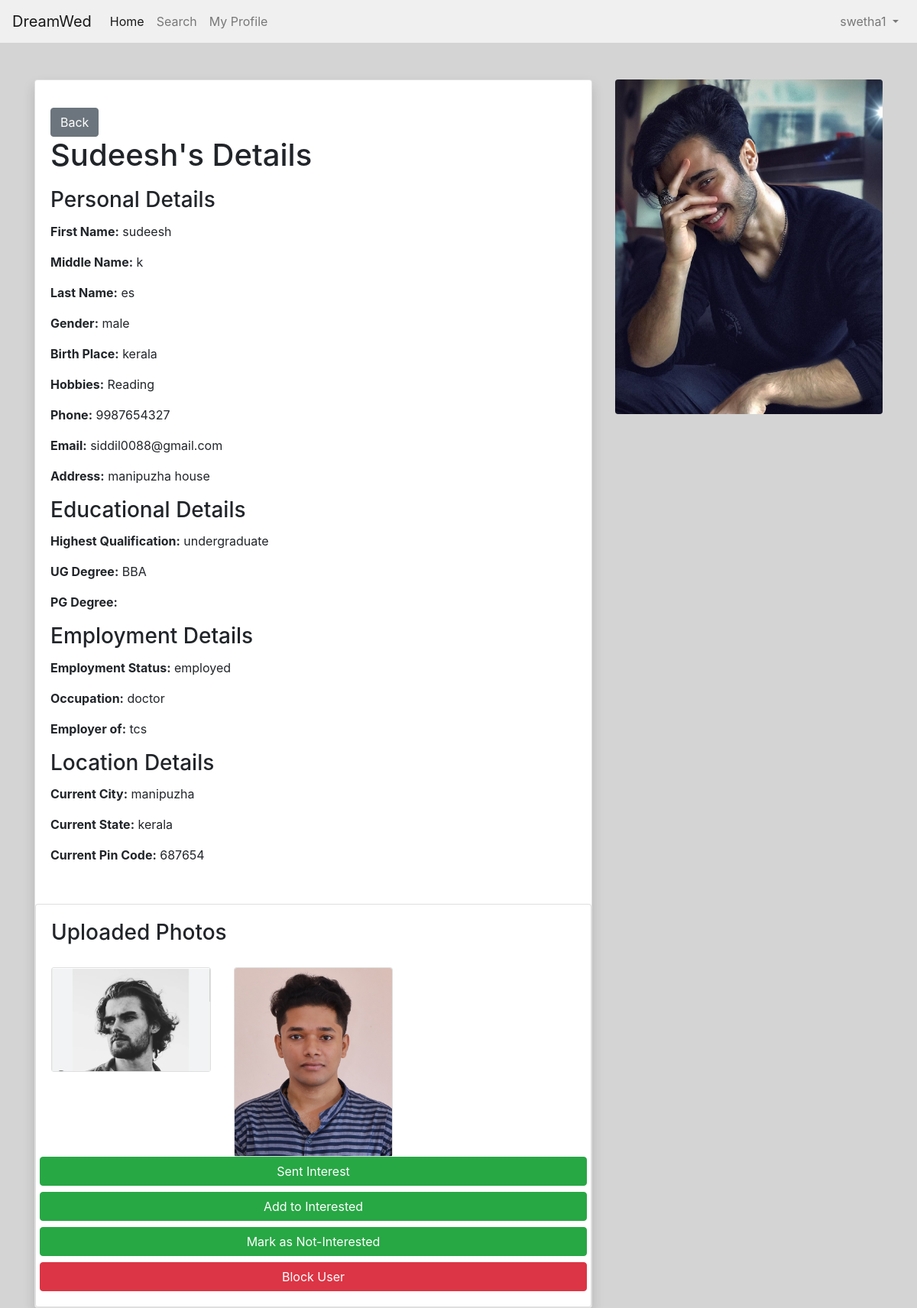
The app's page /matrimony/profile/64/ (signed in) with its own data.
### matrimony/models.py (models this page shows, shortened)
class PersonalDetails(models.Model):
    user = models.OneToOneField(User, on_delete=models.CASCADE)  # Create a one-to-one relationship with the User model
    first_name = models.CharField(max_length=100)
    middle_name = models.CharField(max_length=100,blank=True, null=True)
    last_name = models.CharField(max_length=100)
    gender = models.CharField(max_length=10)
    birth_place = models.CharField(max_length=100)
    address = models.CharField(max_length=100)
    date_of_birth = models.DateField()
    blood_group = models.CharField(max_length=10)
    phone_number = models.CharField(max_length=15,unique=True)
    profile_image = models.ImageField(upload_to='profile_images/', blank=True, null=True)  # Define the profile image field
    mother_tongue = models.CharField(max_length=100)
    religion = models.CharField(max_length=100)
    sector = models.CharField(max_length=100)
    perso_fill = models.BooleanField(default=False)
    marital_status = models.CharField(max_length=100)
    about_you = models.TextField(blank=True)
    aadhar_card = models.FileField(upload_to='aadhar_cards/', blank=True, null=True)
    aadhar_valid = models.BooleanField(default=True)
    hobbies = models.ManyToManyField(Hobby, blank=True,null=True)

class Hobby(models.Model):
    name = models.CharField(max_length=255)

class EducationalDetails(models.Model):
    user = models.ForeignKey(User, on_delete=models.CASCADE)  # Create a foreign key relationship with the User model
    highest_qualification = models.CharField(max_length=100)
    ug_degree = models.CharField(max_length=100,blank=True)
    pg_degree = models.CharField(max_length=100,blank=True,null=True)
    doctorate_field = models.CharField(max_length=100,blank=True,null=True)
    grad_year = models.DateField()
    college_institution = models.CharField(max_length=100)
    educ_fill = models.BooleanField(default=False)

class EmploymentDetails(models.Model):
    user = models.ForeignKey(User, on_delete=models.CASCADE)  # Create a foreign key relationship with the User model
    employment_status = models.CharField(max_length=100)
    occupation = models.CharField(max_length=100, blank=True)
    employerof = models.CharField(max_length=100, blank=True)
    annual_income = models.CharField(max_length=100, blank=True)
    industry = models.CharField(max_length=100, blank=True)
    job_location = models.CharField(max_length=100, blank=True)
    about_job = models.TextField(blank=True)
    working_hours = models.CharField(max_length=100, blank=True)
    social_link = models.URLField(blank=True)
    empl_fill = models.BooleanField(default=False)

class LocationDetails(models.Model):
    user = models.ForeignKey(User, on_delete=models.CASCADE)
    current_city = models.CharField(max_length=100)
    current_state = models.CharField(max_length=100)
    current_pin_code = models.CharField(max_length=20)
    willing_to_move = models.CharField(max_length=3)
    additional_comments = models.TextField(blank=True)
    location_photos = models.ImageField(upload_to='location_photos/', blank=True, null=True)
    loca_fill = models.BooleanField(default=False)
    is_email_verified = models.BooleanField(default=False)
    email_verification_token = models.CharField(max_length=200, blank=True, null=True)

class Image(models.Model):
    image_upload = models.ForeignKey(ImageUpload, on_delete=models.CASCADE, null=True, blank=True)
    image = models.ImageField(upload_to='user_images/')
    from django.db import models

### matrimony/views.py (the view)
# urls.py: path('profile/<int:user_id>/', views.user_detail, name='user_detail'),
@never_cache
@login_required(login_url='accounts:login')
def user_detail(request, user_id):
    user = get_object_or_404(User, id=user_id)
    viewed_user = user  # Store the user being viewed
    personal_details = get_object_or_404(PersonalDetails, user=user)
    try:
        family_details = FamilyDetails.objects.get(user=user)
    except FamilyDetails.DoesNotExist:
        family_details = None
    try:
        educational_details = EducationalDetails.objects.get(user=user)
    except EducationalDetails.DoesNotExist:
        educational_details = None
    try:
        employment_details = EmploymentDetails.objects.get(user=user)
    except EmploymentDetails.DoesNotExist:
        employment_details = None
    try:
        location_details = LocationDetails.objects.get(user=user)
    except LocationDetails.DoesNotExist:
        location_details = None
    try:
        interests = Interest.objects.filter(receiver=user)
    except Interest.DoesNotExist:
        interests = None
    user_images = Image.objects.filter(image_upload__user=user)
    activity_exists = UserActivity.objects.filter(
        Q(user=request.user, viewed_user=viewed_user) |
        Q(user=viewed_user, viewed_user=request.user)
    ).exists()
    interest_status = None
    sent_interest = Interest.objects.filter(sender=user, receiver=request.user, status='accepted').exists()
    received_interest = Interest.objects.filter(sender=request.user, receiver=user, status='accepted').exists()
    if sent_interest or received_interest:
        interest_status = 'accepted'
    is_premium = False
    current_user = request.user
    try:
        premium_membership = PremiumMembership.objects.get(user=current_user)
        is_premium = premium_membership.is_premium
        print(is_premium)
    except PremiumMembership.DoesNotExist:
        pass
        print("except aane")
    context = {
        'user': user,
        'personal_details': personal_details,
        'family_details': family_details,
        'educational_details': educational_details,
        'employment_details': employment_details,
        'location_details': location_details,
        'hobbies': personal_details.hobbies.all(),
        'user_images': user_images,
        'interests': interests,
        'interest_status': interest_status,
        'is_premium': is_premium,
    }
    if request.user != viewed_user:
        activity, created = UserActivity.objects.update_or_create(
            user=request.user,
            viewed_user=viewed_user,
            defaults={'viewed_details': True}
        )
    if not created:
        activity.viewed_details = True
        activity.save()
    return render(request, 'matrimony/user_detail.html', context)

### matrimony/templates/matrimony/user_detail.html (shortened to what this page needs)
{% load static %}
<!DOCTYPE html>
<head>
    <link rel="stylesheet" href="https://maxcdn.bootstrapcdn.com/bootstrap/4.5.2/css/bootstrap.min.css">
    <link rel="stylesheet" href="https://cdnjs.cloudflare.com/ajax/libs/font-awesome/5.15.4/css/all.min.css">
</head>
<body style="background-color: #d4d4d4;">
    <nav class="navbar navbar-expand-lg navbar-light" style="background-color: #f0f0f0;">
        <a class="navbar-brand" href="#">DreamWed</a>
        <div class="collapse navbar-collapse" id="navbarNav">
            <ul class="navbar-nav">
                <li class="nav-item active">
                    <a class="nav-link" href="{% url 'matrimony:home' %}">Home</a>
                </li>
                <li class="nav-item">
                    <a class="nav-link" href="{% url 'matint:search_page' %}">Search</a>
                </li>
                <li class="nav-item">
                    <a class="nav-link" href="{% url 'matrimony:myprofile' %}">My Profile</a>
                </li>
            </ul>
            <ul class="navbar-nav ml-auto">
                <li class="nav-item dropdown">
                    <a class="nav-link dropdown-toggle" href="#" id="profileDropdown" role="button" data-toggle="dropdown" aria-haspopup="true" aria-expanded="false">
                        {{ request.user.username }}
                    </a>
                </li>
            </ul>
        </div>
    </nav>
    <div class="container mt-5">
        <div class="row">
            <div class="col-md-8">
                <div class="card shadow">
                    <div class="card-body">
                        <a href="{% url 'matrimony:home' %}" class="btn btn-secondary mt-3">Back</a>
                        <h1 class="card-title">{{ personal_details.first_name |title }}'s Details</h1>
                        <h3 class="card-title">Personal Details</h3>
                        <p><strong>First Name:</strong> {{ personal_details.first_name }}</p>
                        <p><strong>Middle Name:</strong> {{ personal_details.middle_name }}</p>
                        <p><strong>Last Name:</strong> {{ personal_details.last_name }}</p>
                        <p><strong>Gender:</strong> {{ personal_details.gender }}</p>
                        <p><strong>Birth Place:</strong> {{ personal_details.birth_place }}</p>
                        <p><strong>Hobbies:</strong>
                            {% if personal_details.hobbies.all %}
                                {% for hobby in personal_details.hobbies.all %}
                                    {{ hobby.name }}{% if not forloop.last %}, {% endif %}
                                {% endfor %}
                            {% else %}
                                Not available
                            {% endif %}
                        </p>
                    {% if interest_status == 'accepted' %}
                    <p><strong>Phone:</strong> {{ personal_details.phone_number }}</p>
                    <p><strong>Email:</strong> {{ user.email }}</p>
                    <p><strong>Address:</strong> {{ personal_details.address }}</p>
                {% else %}
                    <i class="fas fa-lock"></i>
                    <p><em>Contact details available upon acceptance.</em></p>
                {% endif %}
                        <h3 class="card-title">Educational Details</h3>
                        {% if educational_details %}
                            <p><strong>Highest Qualification:</strong> {{ educational_details.highest_qualification }}</p>
                            <p><strong>UG Degree:</strong> {{ educational_details.ug_degree }}</p>
                            <p><strong>PG Degree:</strong> {{ educational_details.pg_degree }}</p>
                        {% else %}
                            <p>No educational details available.</p>
                        {% endif %}
                        <h3 class="card-title">Employment Details</h3>
                        {% if employment_details %}
                            <p><strong>Employment Status:</strong> {{ employment_details.employment_status }}</p>
                            <p><strong>Occupation:</strong> {{ employment_details.occupation }}</p>
                            <p><strong>Employer of:</strong> {{ employment_details.employerof }}</p>
                        {% else %}
                            <p>No employment details available.</p>
                        {% endif %}
                        <h3 class="card-title">Location Details</h3>
                        {% if location_details %}
                            <p><strong>Current City:</strong> {{ location_details.current_city }}</p>
                            <p><strong>Current State:</strong> {{ location_details.current_state }}</p>
                            <p><strong>Current Pin Code:</strong> {{ location_details.current_pin_code }}</p>
                        {% else %}
                            <p>No location details available.</p>
                        {% endif %}
                    </div>
<div class="card mt-3">
    <div class="card-body">
        <h3 class="card-title">Uploaded Photos</h3>
<div class="row">
    {% if user_images %}
        {% if is_premium %}
            {% for user_image in user_images %}
                <div class="col-md-4 mt-3">
                    <div class="card">
                        <img src="{{ user_image.image.url }}" alt="User Image" class="card-img-top img-fluid">
                    </div>
                </div>
            {% endfor %}
        {% endif %}
        <a href="{% url 'matint:send_interest' user_id=personal_details.user.id %}" class="btn btn-success btn-block">Sent Interest</a>
                <a href="{% url 'matint:add_interested' user_id=personal_details.user.id %}" class="btn btn-success btn-block">Add to Interested</a>
                <a href="{% url 'matint:add_notinterested' user_id=personal_details.user.id %}" class="btn btn-success btn-block">Mark as Not-Interested</a>
                <a href="{% url 'matrimony:block_user' user_id=personal_details.user.id %}" class="btn btn-danger btn-block">Block User</a>
    {% endif %}
</div>
    </div>
</div>
                </div>
            </div>
            <div class="col-md-4">
                <img src="{{ personal_details.profile_image.url }}" class="img-fluid rounded" alt="Profile Picture">
            </div>
        </div>
    </div>
</body>
</html>

### records on screen
PersonalDetails: first_name "Sudeesh", first_name "sudeesh", middle_name "k", last_name "es", gender "male", birth_place "kerala", phone_number "9987654327", address "manipuzha house", profile_image (picture)
Hobby: name "Reading"
EducationalDetails: highest_qualification "undergraduate", ug_degree "BBA"
EmploymentDetails: employment_status "employed", occupation "doctor", employerof "tcs"
LocationDetails: current_city "manipuzha", current_state "kerala", current_pin_code "687654"
Image: image (picture)
Image: image (picture)

### other values on screen
{{ request.user.username }} "swetha1"
{{ user.email }} "siddil0088@gmail.com"
